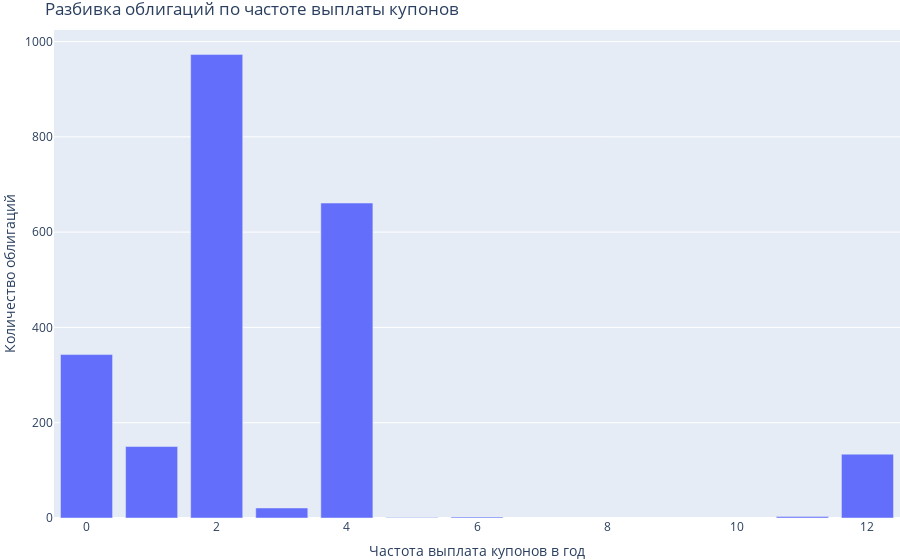

The cell this chart's notebook holds for it:
### Code cell
# строим график №5
fig = px.bar(t2, x = 'COUPONFREQUENCY', y = 'count')
fig.update_layout(legend_orientation="h",
                  legend=dict(x=.5, xanchor="center"),
                  title="Разбивка облигаций по частоте выплаты купонов",
                  xaxis_title="Частота выплата купонов в год",
                  yaxis_title="Количество облигаций",
                  margin=dict(l=0, r=0, t=30, b=0))
fig.show()

### Figure 1 — Plotly figure (JSON) as saved in the notebook; plotly's stock layout.template omitted (floating-point values rounded to 4 significant figures)
{"data": [{"alignmentgroup": "True", "hovertemplate": "COUPONFREQUENCY=%{x}<br>count=%{y}<extra></extra>", "legendgroup": "", "marker": {"color": "#636efa", "pattern": {"shape": ""}}, "name": "", "offsetgroup": "", "orientation": "v", "showlegend": false, "textposition": "auto", "type": "bar", "x": [0, 1, 2, 3, 4, 5, 6, 11, 12], "xaxis": "x", "y": [343, 150, 973, 21, 661, 1, 2, 3, 134], "yaxis": "y"}], "layout": {"barmode": "relative", "legend": {"orientation": "h", "tracegroupgap": 0, "x": 0.5, "xanchor": "center"}, "margin": {"b": 0, "l": 0, "r": 0, "t": 30}, "title": {"text": "Разбивка облигаций по частоте выплаты купонов"}, "xaxis": {"anchor": "y", "domain": [0, 1], "title": {"text": "Частота выплата купонов в год"}}, "yaxis": {"anchor": "x", "domain": [0, 1], "title": {"text": "Количество облигаций"}}}}
